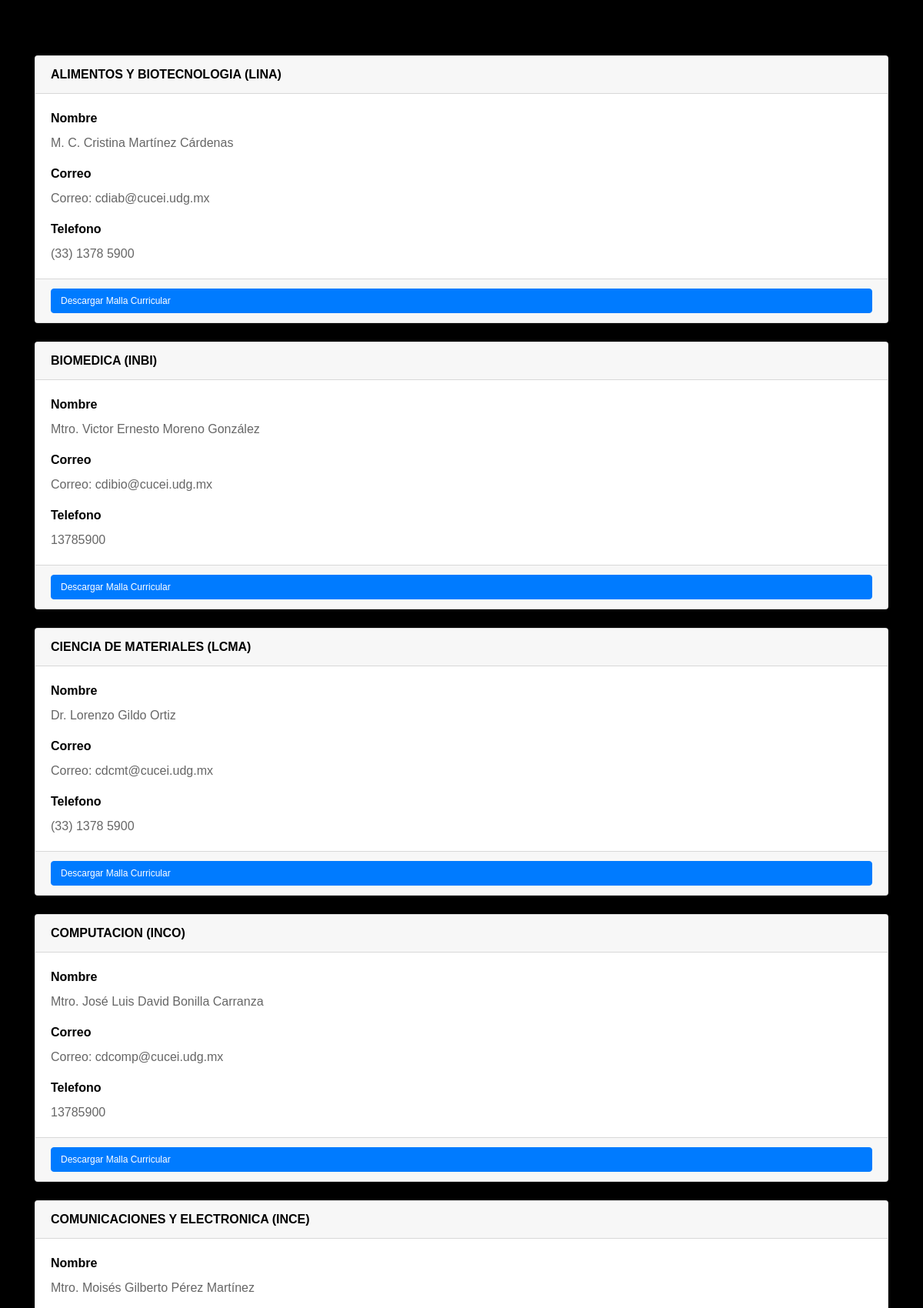
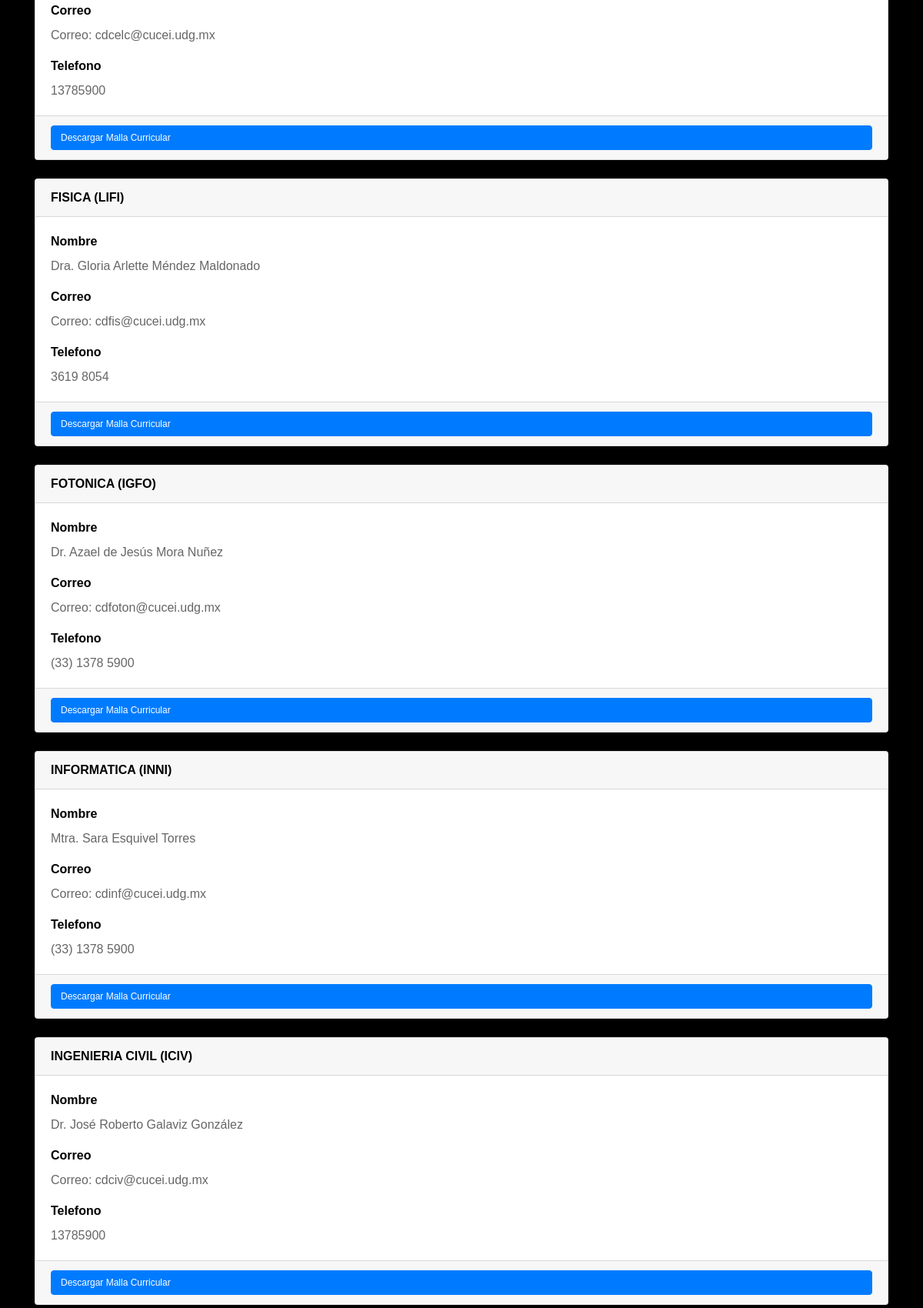
Screenshot of /views_carreras/coordinadores.php (signed in, upper part) with the database file from the repository (2 pictures, top to bottom).
### tables this page shows
CREATE TABLE `carrera` (
  `codigo` varchar(10) NOT NULL,
  `nombre` varchar(50) NOT NULL,
  `IdCoordinador` int(11) NOT NULL,
  `rutaMallaCurricular` varchar(200) NOT NULL
);

CREATE TABLE `coordinador` (
  `id` int(11) NOT NULL,
  `nombre` varchar(50) NOT NULL,
  `correo` varchar(80) NOT NULL,
  `telefono` varchar(14) NOT NULL
);

### views_carreras/coordinadores.php (the view, shortened to what this page needs)
<?php
  require '../controladores/base_datos.php';
  if (isset($_SESSION['username']) && $_SESSION['username'] == true) {
    $sql = "SELECT carrera.rutaMallaCurricular AS ruta, carrera.nombre AS nombre_carrera, carrera.codigo AS codigo_carrera, coordinador.nombre AS nombre_coordinador, coordinador.correo, coordinador.telefono FROM carrera INNER JOIN coordinador ON carrera.idCoordinador = coordinador.id WHERE carrera.codigo != 'COMPARTIDA' ORDER BY carrera.nombre ASC;";
    $result = $conn->query($sql);
  }
?>
<!DOCTYPE html>
<html lang="en">
<head>
    <link rel="stylesheet" href="https://cdn.jsdelivr.net/npm/bootstrap@4.0.0/dist/css/bootstrap.min.css">
    <link href="../style/style.main2.css" rel="stylesheet" type="text/css">
</head>
<body>
  <br>
  <br>
  <div class="container">
    <br>
    <?php
      if ($result->num_rows > 0) {
        while ($row = $result->fetch_assoc()) {
          $carrera = $row['nombre_carrera'];
          $codigo_carrera = $row['codigo_carrera'];
          $nombre_coordinador = $row['nombre_coordinador'];
          $correo = $row['correo'];
          $telefono = $row['telefono'];
          $ruta = $row['ruta'];
          echo "<div class='card'>";
          echo "<div class='card-header' style='color: black; font-weight: bold;'>";
          echo "$carrera ($codigo_carrera)";
          echo "</div>";
          echo "<div class='card-body'>";
          echo "<label style='color: black; font-weight: bold;'>Nombre</label>";
          echo "<p class='card-text'>$nombre_coordinador</p>";
          echo "<label style='color: black; font-weight: bold;'>Correo</label>";
          echo "<p class='card-text'>Correo: $correo</p>";
          echo "<label style='color: black; font-weight: bold;'>Telefono</label>";
          echo "<p class='card-text'>$telefono</p>";
          echo "</div>";
          echo "<div class='card-footer text-muted'>";
          echo "<a href='$ruta' class='btn btn-primary'>Descargar Malla Curricular</a>";
          echo "</div>";
          echo "</div>";
          echo "<br>";
        }
      } else {
        echo "No se encontraron resultados.";
      }
    ?>
  </div>
</body>
</html>

### style/style.main2.css (style rules this page uses)
body { margin: 0; padding: 0; font-family: Helvetica, Arial, sans-serif; color: #666; background: #f2f2f2; font-size: 1em; line-height: 1.5em; background-color: black; }
.btn { display: flex; flex-wrap: wrap !important; flex-direction: 1em; align-self: center; color: white; padding: 15px auto; text-align: center; text-decoration: none; font-size: 16px; }
.btn { font-size: 12px; }

### rows the page displays
carrera: nombre "ALIMENTOS Y BIOTECNOLOGIA", codigo "LINA", IdCoordinador.nombre "M. C. Cristina Martínez Cárdenas", IdCoordinador.correo "cdiab@cucei.udg.mx", IdCoordinador.telefono "(33) 1378 5900"
carrera: nombre "BIOMEDICA", codigo "INBI", IdCoordinador.nombre "Mtro. Victor Ernesto Moreno González", IdCoordinador.correo "cdibio@cucei.udg.mx", IdCoordinador.telefono "13785900"
carrera: nombre "CIENCIA DE MATERIALES", codigo "LCMA", IdCoordinador.nombre "Dr. Lorenzo Gildo Ortiz", IdCoordinador.correo "cdcmt@cucei.udg.mx", IdCoordinador.telefono "(33) 1378 5900"
carrera: nombre "COMPUTACION", codigo "INCO", IdCoordinador.nombre "Mtro. José Luis David Bonilla Carranza", IdCoordinador.correo "cdcomp@cucei.udg.mx", IdCoordinador.telefono "13785900"
carrera: nombre "COMUNICACIONES Y ELECTRONICA", codigo "INCE", IdCoordinador.nombre "Mtro. Moisés Gilberto Pérez Martínez", IdCoordinador.correo "cdcelc@cucei.udg.mx", IdCoordinador.telefono "13785900"
carrera: nombre "FISICA", codigo "LIFI", IdCoordinador.nombre "Dra. Gloria Arlette Méndez Maldonado", IdCoordinador.correo "cdfis@cucei.udg.mx", IdCoordinador.telefono "3619 8054"
carrera: nombre "FOTONICA", codigo "IGFO", IdCoordinador.nombre "Dr. Azael de Jesús Mora Nuñez", IdCoordinador.correo "cdfoton@cucei.udg.mx", IdCoordinador.telefono "(33) 1378 5900"
carrera: nombre "INFORMATICA", codigo "INNI", IdCoordinador.nombre "Mtra. Sara Esquivel Torres", IdCoordinador.correo "cdinf@cucei.udg.mx", IdCoordinador.telefono "(33) 1378 5900"
carrera: nombre "INGENIERIA CIVIL", codigo "ICIV", IdCoordinador.nombre "Dr. José Roberto Galaviz González", IdCoordinador.correo "cdciv@cucei.udg.mx", IdCoordinador.telefono "13785900"
